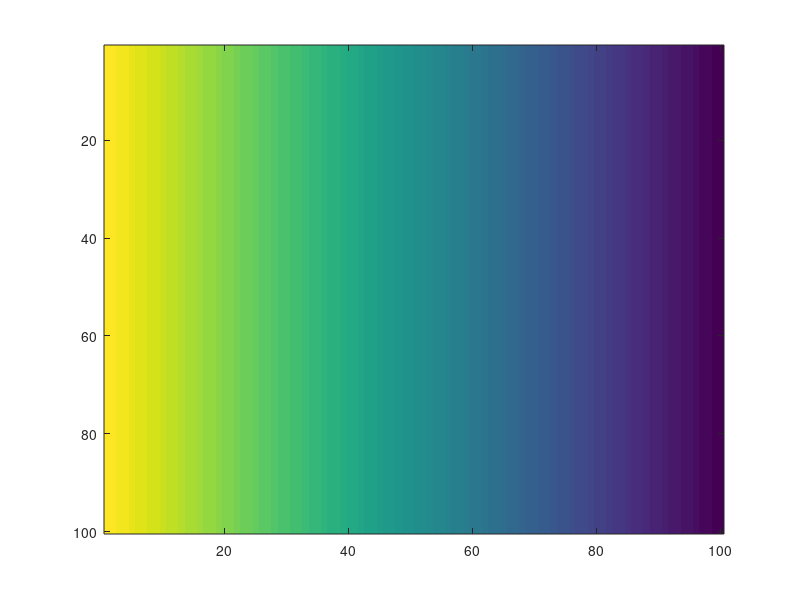
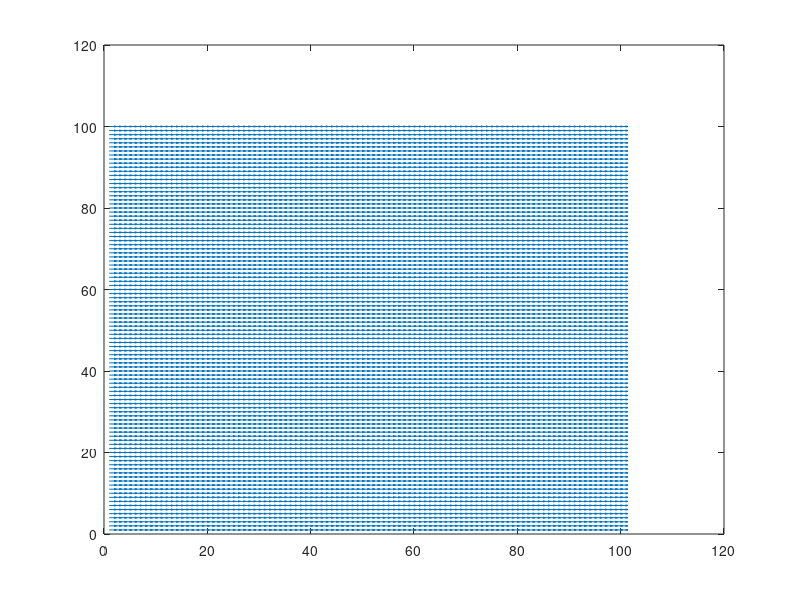

Write the MATLAB code that produced these figures, in order.
close all;  
clear; %intialization

set(0,'DefaultFigureWindowStyle','docked')

nx = 100;
ny = 100;
iterations = 10000;

V = zeros(nx, ny);
V(:,1) = 1;
V(:, ny) = 0;

ForceBoundaryToZero = 0;

% Show plot of potential
figure(1)
for iteration = 1:iterations
    if ForceBoundaryToZero
        for x = 2:nx-1
            for y = 2:ny-1
                V(x, y) = (V(x+1, y) + V(x-1, y) + V(x, y+1) + V(x, y-1))/4;
            end
        end
    else
        for x = 2:nx-1
            V(:,x) = (V(:,x+1) + V(:,x-1))/2;
        end
    end

    if mod(iteration, 50) == 0
        image = imboxfilt(V, 3);
        imagesc(image);
        pause(0.05);
    end
end

% Show plot of the electric field
[Ex, Ey] = gradient(V);

figure(2)
quiver(-Ex', -Ey', 1); 